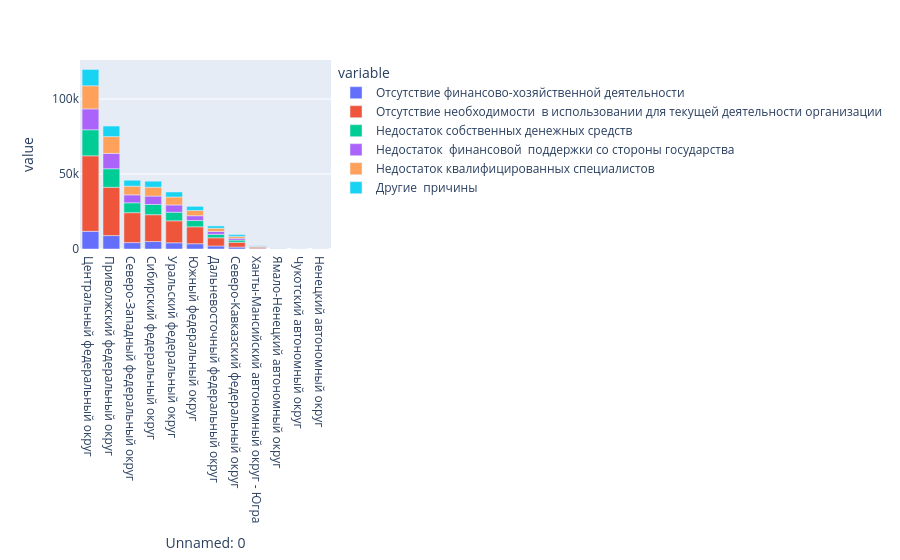

The cell this chart's notebook holds for it:
### Code cell
# pl.graph_objects.Figure.add_hline(
#     df, 
#     y='Отсутствие финансово-хозяйственной деятельности',
#     x='Unnamed: 0'
# )
from plotly import graph_objects as go
import plotly.express as px

# fig = go.Figure()
# fig.add_trace(go.Scatter(
#     # x=x, y=f(x)
#     df, 
#     y='Отсутствие финансово-хозяйственной деятельности',
#     x='Unnamed: 0'
# ))

fig = px.bar(
    # df, x="sepal_length", y="petal_length"
    df, 
    # sorted=
    # y='Отсутствие финансово-хозяйственной деятельности',
    y= [
        'Отсутствие финансово-хозяйственной деятельности',
       'Отсутствие необходимости \nв использовании для текущей деятельности организации',
       'Недостаток собственных денежных средств',
       'Недостаток \nфинансовой \nподдержки со стороны государства',
       'Недостаток квалифицированных специалистов', 'Другие \nпричины'
    ],
    x='Unnamed: 0'
)
fig.update_layout(xaxis={'categoryorder':'total descending'})

fig.show()

### Figure 1 — Plotly figure (JSON) as saved in the notebook; plotly's stock layout.template omitted (floating-point values rounded to 4 significant figures)
{"data": [{"hovertemplate": "variable=Отсутствие финансово-хозяйственной деятельности<br>Unnamed: 0=%{x}<br>value=%{y}<extra></extra>", "legendgroup": "Отсутствие финансово-хозяйственной деятельности", "marker": {"color": "#636efa", "pattern": {"shape": ""}}, "name": "Отсутствие финансово-хозяйственной деятельности", "orientation": "v", "showlegend": true, "textposition": "auto", "type": "bar", "x": ["Центральный федеральный округ", "Северо-Западный федеральный округ", "Ненецкий автономный округ", "Южный федеральный округ", "Северо-Кавказский федеральный округ", "Приволжский федеральный округ", "Уральский федеральный округ", "Ханты-Мансийский автономный округ - Югра", "Ямало-Ненецкий автономный округ", "Сибирский федеральный округ", "Дальневосточный федеральный округ", "Чукотский автономный округ"], "xaxis": "x", "y": [11770.0, 4274.0, 5.0, 3503.0, 1276.0, 8944.0, 4138.0, 301.0, 44.0, 4965.0, 2005.0, 13.0], "yaxis": "y"}, {"hovertemplate": "variable=Отсутствие необходимости \nв использовании для текущей деятельности организации<br>Unnamed: 0=%{x}<br>value=%{y}<extra></extra>", "legendgroup": "Отсутствие необходимости \nв использовании для текущей деятельности организации", "marker": {"color": "#EF553B", "pattern": {"shape": ""}}, "name": "Отсутствие необходимости \nв использовании для текущей деятельности организации", "orientation": "v", "showlegend": true, "textposition": "auto", "type": "bar", "x": ["Центральный федеральный округ", "Северо-Западный федеральный округ", "Ненецкий автономный округ", "Южный федеральный округ", "Северо-Кавказский федеральный округ", "Приволжский федеральный округ", "Уральский федеральный округ", "Ханты-Мансийский автономный округ - Югра", "Ямало-Ненецкий автономный округ", "Сибирский федеральный округ", "Дальневосточный федеральный округ", "Чукотский автономный округ"], "xaxis": "x", "y": [50350.0, 19940.0, 31.0, 11300.0, 3211.0, 32200.0, 14650.0, 913.0, 214.0, 17890.0, 5479.0, 32.0], "yaxis": "y"}, {"hovertemplate": "variable=Недостаток собственных денежных средств<br>Unnamed: 0=%{x}<br>value=%{y}<extra></extra>", "legendgroup": "Недостаток собственных денежных средств", "marker": {"color": "#00cc96", "pattern": {"shape": ""}}, "name": "Недостаток собственных денежных средств", "orientation": "v", "showlegend": true, "textposition": "auto", "type": "bar", "x": ["Центральный федеральный округ", "Северо-Западный федеральный округ", "Ненецкий автономный округ", "Южный федеральный округ", "Северо-Кавказский федеральный округ", "Приволжский федеральный округ", "Уральский федеральный округ", "Ханты-Мансийский автономный округ - Югра", "Ямало-Ненецкий автономный округ", "Сибирский федеральный округ", "Дальневосточный федеральный округ", "Чукотский автономный округ"], "xaxis": "x", "y": [17360.0, 6571.0, 8.0, 4173.0, 1464.0, 12350.0, 5723.0, 337.0, 53.0, 6835.0, 2266.0, 13.0], "yaxis": "y"}, {"hovertemplate": "variable=Недостаток \nфинансовой \nподдержки со стороны государства<br>Unnamed: 0=%{x}<br>value=%{y}<extra></extra>", "legendgroup": "Недостаток \nфинансовой \nподдержки со стороны государства", "marker": {"color": "#ab63fa", "pattern": {"shape": ""}}, "name": "Недостаток \nфинансовой \nподдержки со стороны государства", "orientation": "v", "showlegend": true, "textposition": "auto", "type": "bar", "x": ["Центральный федеральный округ", "Северо-Западный федеральный округ", "Ненецкий автономный округ", "Южный федеральный округ", "Северо-Кавказский федеральный округ", "Приволжский федеральный округ", "Уральский федеральный округ", "Ханты-Мансийский автономный округ - Югра", "Ямало-Ненецкий автономный округ", "Сибирский федеральный округ", "Дальневосточный федеральный округ", "Чукотский автономный округ"], "xaxis": "x", "y": [13890.0, 5291.0, 10.0, 3215.0, 1210.0, 10240.0, 4860.0, 282.0, 44.0, 5597.0, 1919.0, 5.0], "yaxis": "y"}, {"hovertemplate": "variable=Недостаток квалифицированных специалистов<br>Unnamed: 0=%{x}<br>value=%{y}<extra></extra>", "legendgroup": "Недостаток квалифицированных специалистов", "marker": {"color": "#FFA15A", "pattern": {"shape": ""}}, "name": "Недостаток квалифицированных специалистов", "orientation": "v", "showlegend": true, "textposition": "auto", "type": "bar", "x": ["Центральный федеральный округ", "Северо-Западный федеральный округ", "Ненецкий автономный округ", "Южный федеральный округ", "Северо-Кавказский федеральный округ", "Приволжский федеральный округ", "Уральский федеральный округ", "Ханты-Мансийский автономный округ - Югра", "Ямало-Ненецкий автономный округ", "Сибирский федеральный округ", "Дальневосточный федеральный округ", "Чукотский автономный округ"], "xaxis": "x", "y": [15420.0, 5809.0, 6.0, 3497.0, 1219.0, 11160.0, 5277.0, 304.0, 52.0, 5922.0, 2181.0, 9.0], "yaxis": "y"}, {"hovertemplate": "variable=Другие \nпричины<br>Unnamed: 0=%{x}<br>value=%{y}<extra></extra>", "legendgroup": "Другие \nпричины", "marker": {"color": "#19d3f3", "pattern": {"shape": ""}}, "name": "Другие \nпричины", "orientation": "v", "showlegend": true, "textposition": "auto", "type": "bar", "x": ["Центральный федеральный округ", "Северо-Западный федеральный округ", "Ненецкий автономный округ", "Южный федеральный округ", "Северо-Кавказский федеральный округ", "Приволжский федеральный округ", "Уральский федеральный округ", "Ханты-Мансийский автономный округ - Югра", "Ямало-Ненецкий автономный округ", "Сибирский федеральный округ", "Дальневосточный федеральный округ", "Чукотский автономный округ"], "xaxis": "x", "y": [10880.0, 3942.0, 6.0, 2752.0, 1186.0, 7063.0, 3363.0, 216.0, 43.0, 3981.0, 1512.0, 14.0], "yaxis": "y"}], "layout": {"barmode": "relative", "legend": {"title": {"text": "variable"}, "tracegroupgap": 0}, "margin": {"t": 60}, "xaxis": {"anchor": "y", "categoryorder": "total descending", "domain": [0, 1], "title": {"text": "Unnamed: 0"}}, "yaxis": {"anchor": "x", "domain": [0, 1], "title": {"text": "value"}}}}
